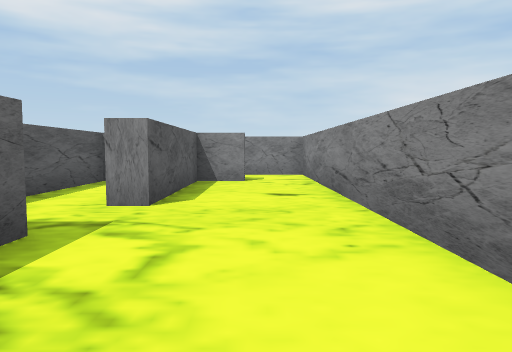
[1] (above)

16 first-person views from a walk through a Unity game level. The camera is 1.3 m above the floor, tilts 4° down and sees 70° across. The floor is counted in squares, 2 m on a side. Each view is taken from the middle of a square. On the plan, view 1 faces up. The plan holds only what a view shows up to about 11 squares ahead; the rest is blank. The player is left out.

[2]
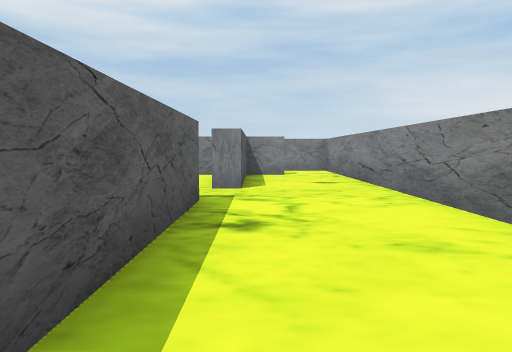

[3]
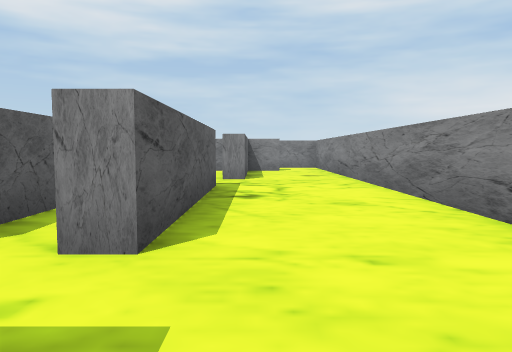

[4]
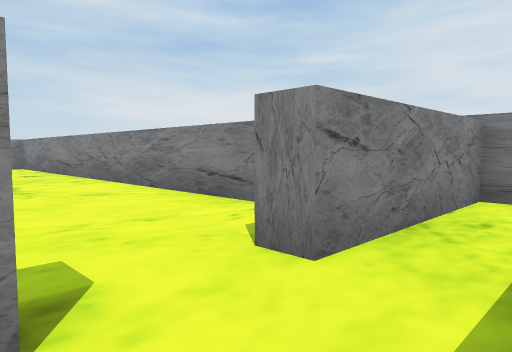

[5]
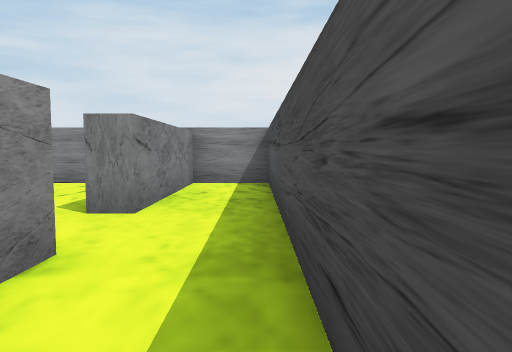

[6]
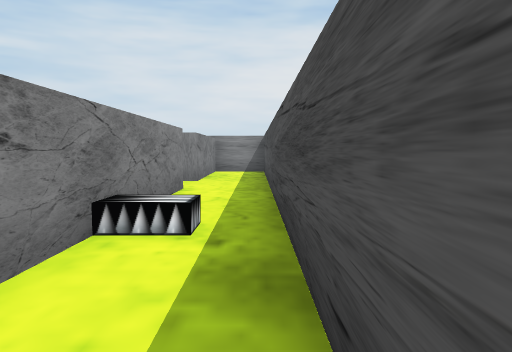

[7]
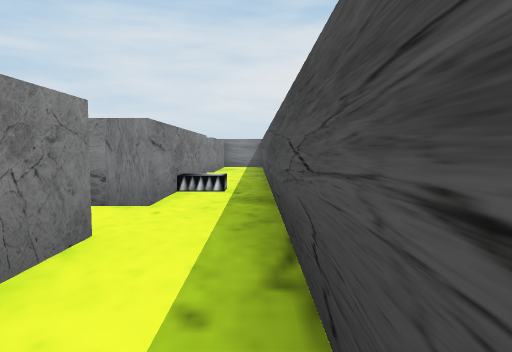

[8]
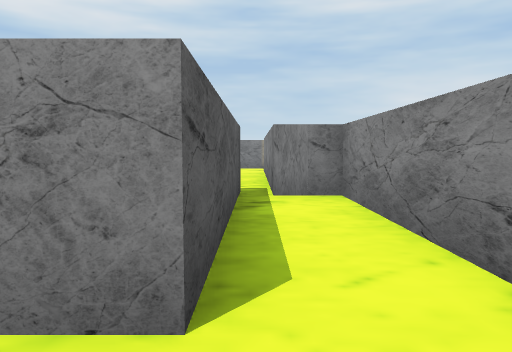

[9]
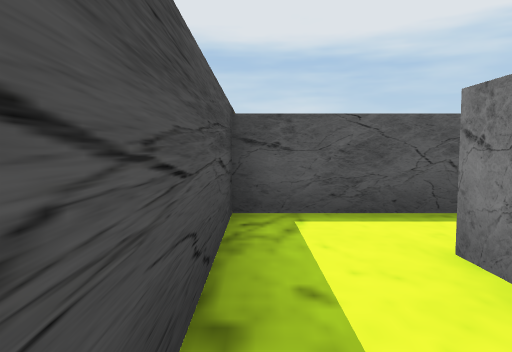

[10]
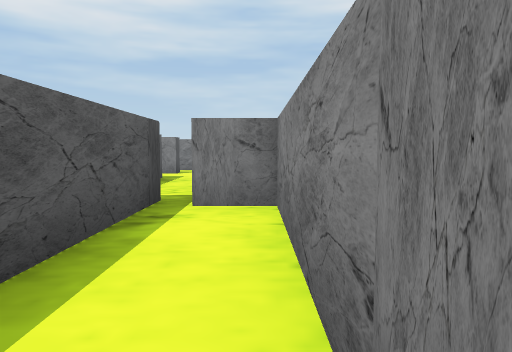

[11]
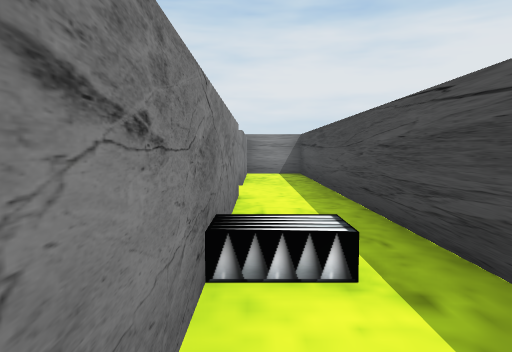

[12]
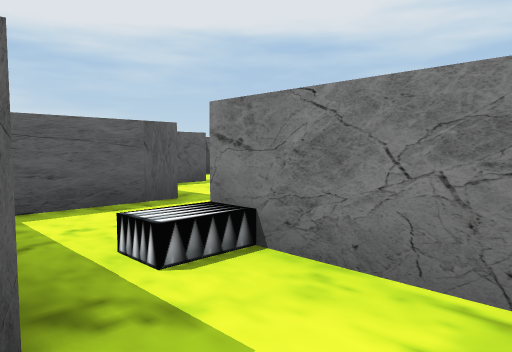

[13]
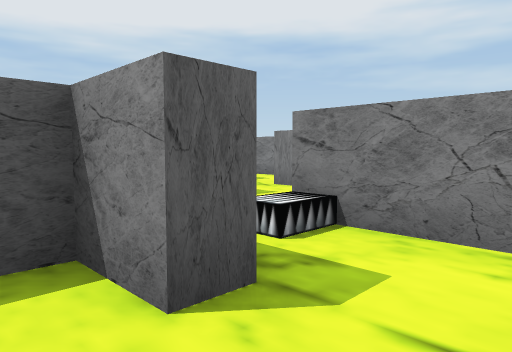

[14]
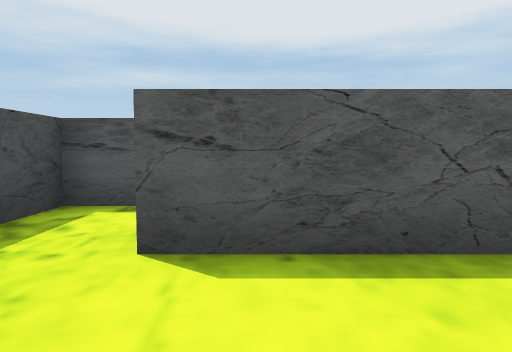

[15]
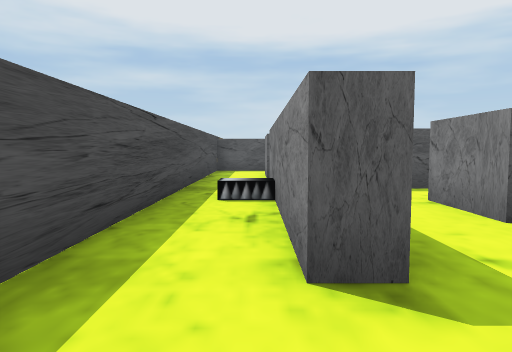

[16]
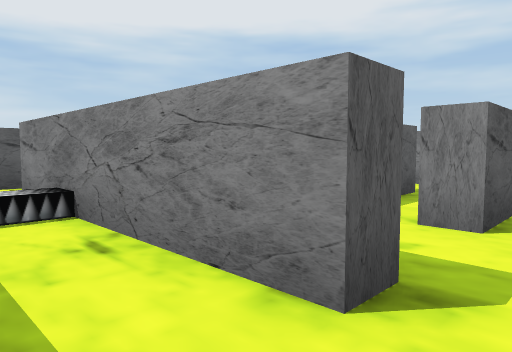

### Floor plan
Key: @ floor where view 1 was taken; # wall or solid block; . floor; O other object.
Columns run from 12 left of view 1 to 4 right of it. Each row starts with its distance up from view 1.
 15      ##
 14      #..
 13       ...#
 12        #..
 11          #
 10          # ####
  9          #.O..#
  8          ###..#
  7   #.     #.#..#
  6   #..    #.#..#
  5   ##.#   #.#..#
  4     .#   #....#
  3     .#  ###...#
  2     .#  ..#...#
  1     ###  ##...#
  0     #.#  ##.@.#
 -1     #.# ###...#.#
 -2     #.#.........#
 -3 #.###.#####.#####
 -4 #......O........#
 -5 #...............#
 -6 #################

Positions as (right, up) in squares from view 1, and headings:
1: (0, 0), facing up
2: (-1, -2), facing up
3: (-1, -4), facing up
4: (-2, -5), facing up-right
5: (-4, -5), facing right
6: (-8, -5), facing right
7: (-11, -5), facing right
8: (-8, -5), facing up
9: (-8, -5), facing left
10: (-7, -4), facing up
11: (-7, -4), facing right
12: (1, 8), facing up-left
13: (1, 7), facing up-left
14: (1, 5), facing left
15: (0, -4), facing left
16: (-1, -5), facing up-left
